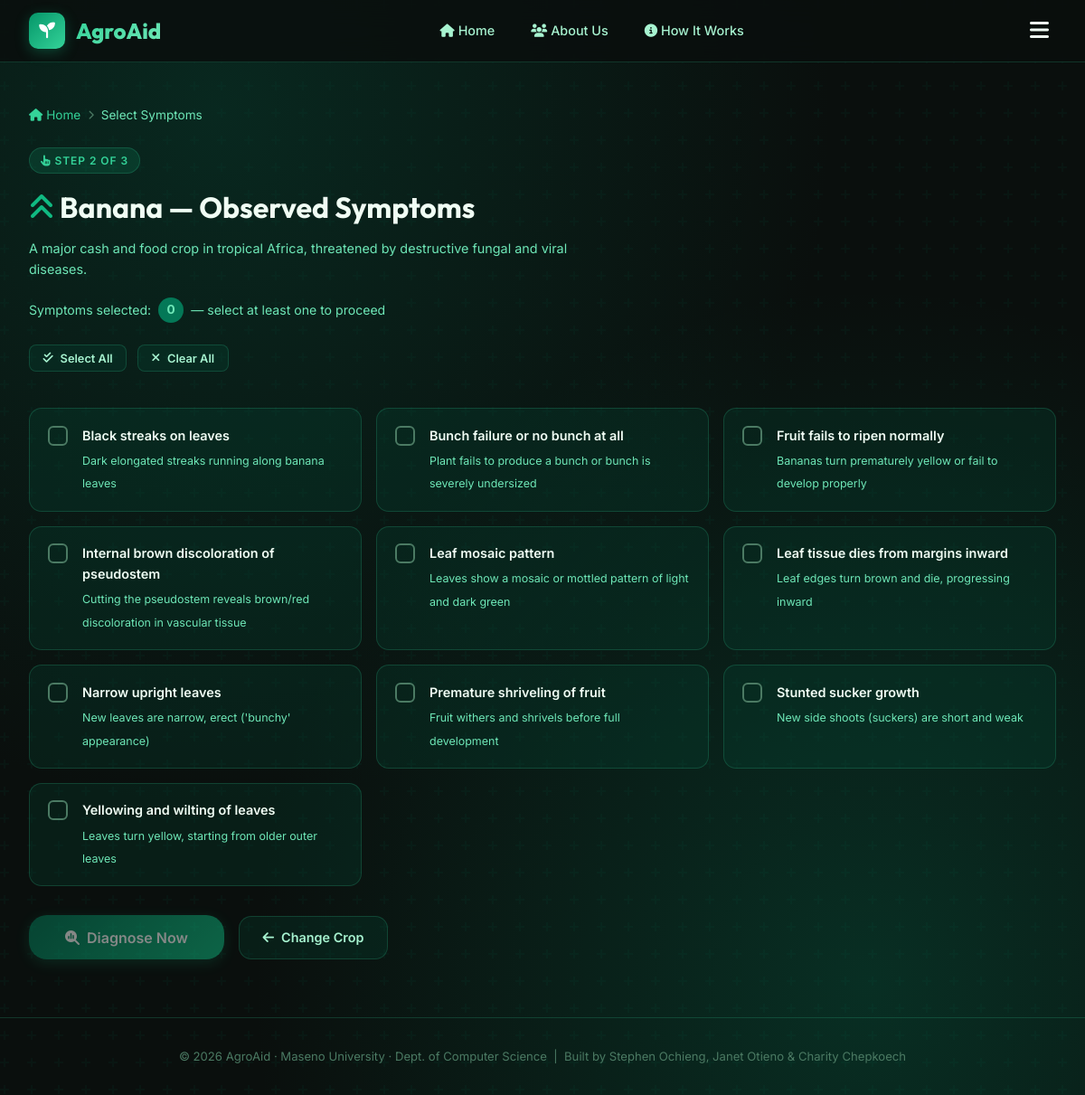
Screenshot of /diagnose?crop_id=40 with the database file from the repository.
### tables this page shows
CREATE TABLE crops (
            id INTEGER PRIMARY KEY AUTOINCREMENT,
            name TEXT NOT NULL UNIQUE,
            description TEXT,
            icon TEXT DEFAULT 'fa-seedling'
        );

CREATE TABLE symptoms (
            id INTEGER PRIMARY KEY AUTOINCREMENT,
            crop_id INTEGER NOT NULL,
            name TEXT NOT NULL,
            description TEXT,
            FOREIGN KEY (crop_id) REFERENCES crops(id) ON DELETE CASCADE
        );

### app.py (the view)
@app.route('/diagnose')
def diagnose_page():
    crop_id = request.args.get('crop_id', type=int)
    if not crop_id:
        return redirect(url_for('index'))
    crop = db.get_crop(crop_id)
    if not crop:
        flash('Crop not found.', 'error')
        return redirect(url_for('index'))
    symptoms = db.get_symptoms_for_crop(crop_id)
    return render_template('symptoms.html', crop=crop, symptoms=symptoms)

### database.py (called while the page is built)
def get_db():
    conn = sqlite3.connect(DB_PATH)
    conn.row_factory = sqlite3.Row
    conn.execute("PRAGMA foreign_keys = ON")
    return conn

def get_crop(crop_id):
    conn = get_db()
    crop = conn.execute('SELECT * FROM crops WHERE id=?', (crop_id,)).fetchone()
    conn.close()
    return crop

def get_symptoms_for_crop(crop_id):
    conn = get_db()
    symptoms = conn.execute('SELECT * FROM symptoms WHERE crop_id=? ORDER BY name', (crop_id,)).fetchall()
    conn.close()
    return symptoms

### templates/symptoms.html (shortened to what this page needs)
{% extends "base.html" %}
{% block content %}
<div class="page-header container">
  <div class="breadcrumb">
    <a href="{{ url_for('index') }}"><i class="fa-solid fa-house"></i> Home</a>
    <i class="fa-solid fa-chevron-right" style="font-size:0.65rem;color:var(--text-dim)"></i>
    <span>Select Symptoms</span>
  </div>
  <div class="section-tag"><i class="fa-solid fa-hand-pointer"></i> Step 2 of 3</div>
  <h1 class="page-title">
    <i class="fa-solid {{ crop.icon }}" style="color:var(--green-500)"></i>
    {{ crop.name }} — Observed Symptoms
  </h1>
  <p style="color:var(--text-muted);font-size:0.9rem;max-width:600px;margin-bottom:1.25rem">
    {{ crop.description }}
  </p>
  <div class="symptom-counter">
    <span>Symptoms selected:</span>
    <div class="counter-badge" id="selected-count">0</div>
    <span>— select at least one to proceed</span>
  </div>
  <div style="display:flex;gap:0.75rem;margin-bottom:0.5rem">
    <button id="select-all-btn" class="btn btn-secondary btn-sm">
      <i class="fa-solid fa-check-double"></i> Select All
    </button>
    <button id="clear-all-btn" class="btn btn-secondary btn-sm">
      <i class="fa-solid fa-xmark"></i> Clear All
    </button>
  </div>
</div>
<form method="POST" action="{{ url_for('results') }}" class="symptoms-form container">
  {% if symptoms %}
    <div class="symptoms-grid">
      {% for symptom in symptoms %}
        <div class="symptom-item">
          <label class="symptom-label" for="sym_{{ symptom.id }}">
            <div class="symptom-check">
            </div>
            <div class="symptom-text">
              <strong>{{ symptom.name }}</strong>
              <span>{{ symptom.description }}</span>
            </div>
          </label>
        </div>
      {% endfor %}
    </div>
  {% else %}
    <div class="empty-state" style="margin-bottom:2rem">
      <i class="fa-solid fa-triangle-exclamation"></i>
      <p>No symptoms found for {{ crop.name }}. Please add symptoms via the Admin Panel.</p>
    </div>
  {% endif %}
  <div style="display:flex;gap:1rem;flex-wrap:wrap;align-items:center">
    <button type="submit" class="btn btn-primary btn-lg" id="diagnose-btn" disabled>
      <i class="fa-solid fa-magnifying-glass-chart"></i> Diagnose Now
    </button>
    <a href="{{ url_for('index') }}" class="btn btn-secondary">
      <i class="fa-solid fa-arrow-left"></i> Change Crop
    </a>
  </div>
</form>
{% endblock %}

### rows the page displays
crops: name "Banana", description "A major cash and food crop in tropical Africa, threatened by destructive fungal and viral diseases."
symptoms: name "Black streaks on leaves", description "Dark elongated streaks running along banana leaves"
symptoms: name "Bunch failure or no bunch at all", description "Plant fails to produce a bunch or bunch is severely undersized"
symptoms: name "Fruit fails to ripen normally", description "Bananas turn prematurely yellow or fail to develop properly"
symptoms: name "Internal brown discoloration of pseudostem", description "Cutting the pseudostem reveals brown/red discoloration in vascular tissue"
symptoms: name "Leaf mosaic pattern", description "Leaves show a mosaic or mottled pattern of light and dark green"
symptoms: name "Leaf tissue dies from margins inward", description "Leaf edges turn brown and die, progressing inward"
symptoms: name "Narrow upright leaves", description "New leaves are narrow, erect ('bunchy' appearance)"
symptoms: name "Premature shriveling of fruit", description "Fruit withers and shrivels before full development"
symptoms: name "Stunted sucker growth", description "New side shoots (suckers) are short and weak"
symptoms: name "Yellowing and wilting of leaves", description "Leaves turn yellow, starting from older outer leaves"
